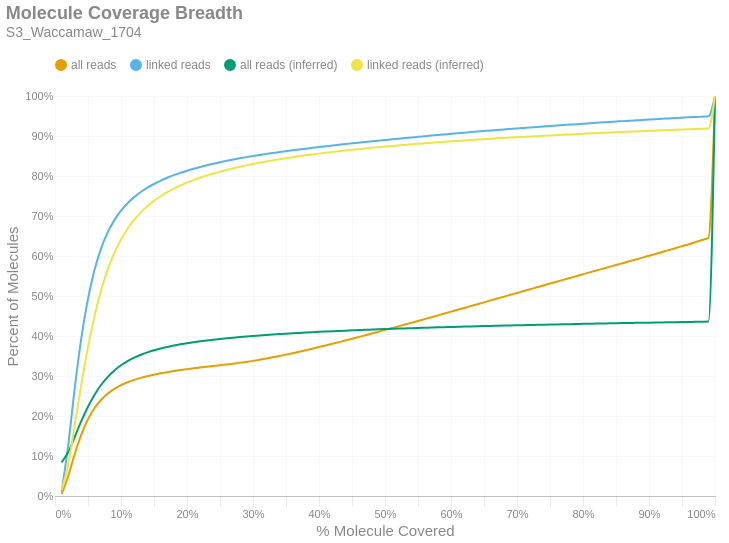

Notebook source saved alongside this figure:
### Markdown cell above
### Molecule Read Coverage
This chart shows molecule coverage breadth as computed by the number of bases aligned to that molecule. In other words, "*how much of each unique long molecule is actually sequenced/aligned?*" Keep in mind there is a distinction between sequences and alignments, since some sequences belonging to a particular molecule may not align well and wouldn't appear in the alignment data. This chart also shows molecule coverage breadth as computed by the *inferred fragment* from which the aligned sequences originate. Unlike read coverage, this calculation takes into account the total insert size, including unsequenced gaps between the forward and reverse reads. Like the previous figures, these are cumulative percents.

### Code cell
if SKIPLR:
    print_html(f"Skipped")
else:
    binned_df = consolidated_hist(valids['coverage_bp'], mask, 0.01, True)
    binned_df_inf = consolidated_hist(valids['coverage_inserts'], mask, 0.01, True)
    binned_df = binned_df.with_columns(pl.lit(binned_df_inf['all reads (cumsum)']).alias('all reads (inferred)'))
    binned_df = binned_df.with_columns(pl.lit(binned_df_inf['linked reads (cumsum)']).alias('linked reads (inferred)'))
    binned_df = binned_df.with_columns(
        (pl.col('bin').cast(pl.Float64) + 0.01).alias('right_edge')
    )

    with SafeRender(binned_df):
        (
            density_plot(binned_df, 'Molecule Coverage Breadth', samplename, 'molcov', ['all reads (inferred)','linked reads (inferred)'])
            .encode(
                #x=alt.X('bin:Q', title="% Molecule Covered").axis(format = '%').scale(padding=0),
                x=alt.X('right_edge:Q', title="% Molecule Covered").axis(format='%').scale(padding=0),
                y=alt.Y('value:Q', title='Percent of Molecules')
                    .axis(format='%')
                    .stack(False)
                    .scale(domainMin=0, padding=0),
                color=alt.Color("key:N").scale(domain = ["all reads", "linked reads", "all reads (inferred)", "linked reads (inferred)"]),
                tooltip = [
                    alt.Tooltip("key:N", title = "Data Type"),
                    alt.Tooltip("range_label:N", title="% Molecule Covered"),
                    alt.Tooltip("value:Q", format = ".2%", title="% Molecules")
                ]
            )
        ).display()

### Figure 1 — Vega-Lite specification as saved in the notebook (floating-point values rounded to 4 significant figures)
{"width": "container", "height": 400, "config": {"title": {"anchor": "start", "dy": -15, "fontSize": 18, "color": "#888888", "subtitleColor": "#888888", "subtitleFontSize": 14}, "arc": {"fill": "#0072B2"}, "axis": {"domainColor": "#888888", "domainWidth": 0.5, "gridWidth": 0.2, "grid": false, "titleFontWeight": 400, "titleFontSize": 15, "labelFontSize": 11, "labelColor": "#888888", "tickColor": "#888888", "tickWidth": 0.2, "titleColor": "#888888"}, "axisBand": {"grid": false}, "axisX": {"grid": true, "tickSize": 10, "domainCap": "round"}, "axisY": {"domain": false, "grid": true, "tickSize": 0, "domainCap": "round"}, "background": "transparent", "header": {"labelFontSize": 15, "labelColor": "#888888", "titleFontSize": 15, "titleFontWeight": 600, "titleColor": "#888888"}, "legend": {"labelFont": "sans-serif", "labelFontSize": 12, "labelColor": "#888888", "symbolSize": 100, "symbolType": "circle", "titleFontSize": 12, "titlePadding": 10, "titleColor": "#888888", "title": null, "orient": "top"}, "range": {"category": ["#E69F00", "#56B4E9", "#009E73", "#F0E442", "#0072B2", "#D55E00", "#CC79A7", "#000000"], "diverging": ["#cfe8f3", "#a2d4ec", "#73bfe2", "#46abdb", "#1696d2", "#12719e"]}, "area": {"fill": "#0072B2", "fillOpacity": 0.7, "line": true, "strokeOpacity": 0.7}, "line": {"color": "#0072B2", "stroke": "#0072B2", "strokeWidth": 2}, "trail": {"color": "#0072B2", "stroke": "#0072B2", "strokeWidth": 0, "size": 1}, "point": {"filled": true, "fillOpacity": 1.0, "size": 95}, "text": {"color": "#888888", "fontSize": 11, "align": "right", "fontWeight": 400, "size": 11}, "bar": {"fill": "#0072B2", "stroke": null}, "view": {"stroke": null, "continuousWidth": 660, "continuousHeight": 400}}, "data": {"name": "data-fb48fdbd30679f2bd3f9b91e8eadb1b0"}, "mark": {"type": "line", "interpolate": "monotone", "point": {"opacity": 0, "size": 275}}, "encoding": {"color": {"field": "key", "scale": {"domain": ["all reads", "linked reads", "all reads (inferred)", "linked reads (inferred)"]}, "type": "nominal"}, "tooltip": [{"field": "key", "title": "Data Type", "type": "nominal"}, {"field": "range_label", "title": "% Molecule Covered", "type": "nominal"}, {"field": "value", "format": ".2%", "title": "% Molecules", "type": "quantitative"}], "x": {"axis": {"format": "%"}, "field": "right_edge", "scale": {"padding": 0}, "title": "% Molecule Covered", "type": "quantitative"}, "y": {"axis": {"format": "%"}, "field": "value", "scale": {"domainMin": 0, "padding": 0}, "stack": false, "title": "Percent of Molecules", "type": "quantitative"}}, "params": [{"name": "param_c36ac31b6afebe62", "select": {"type": "point", "fields": ["key"]}, "bind": "legend"}], "title": {"text": "Molecule Coverage Breadth", "subtitle": "S3_Waccamaw_1704"}, "transform": [{"fold": ["all reads (cumsum)", "linked reads (cumsum)", "all reads (inferred)", "linked reads (inferred)"]}, {"calculate": "replace(datum.key, ' (cumsum)', '')", "as": "key"}, {"filter": {"param": "param_c36ac31b6afebe62"}}], "usermeta": {"embedOptions": {"downloadFileName": "S3_Waccamaw_1704.molcov"}}, "$schema": "https://vega.github.io/schema/vega-lite/v6.1.0.json", "datasets": {"data-fb48fdbd30679f2bd3f9b91e8eadb1b0": [{"bin": "0.0", "interval": "0.0-0.01", "all reads": 0.004623, "linked reads": 0.01096, "all reads (cumsum)": 0.004623, "linked reads (cumsum)": 0.01096, "range_label": "0.0-0.01", "all reads (inferred)": 0.08424, "linked reads (inferred)": 0.01457, "right_edge": 0.01}, {"bin": "0.01", "interval": "0.01-0.02", "all reads": 0.04517, "linked reads": 0.1155, "all reads (cumsum)": 0.04979, "linked reads (cumsum)": 0.1264, "range_label": "0.01-0.02", "all reads (inferred)": 0.1094, "linked reads (inferred)": 0.07833, "right_edge": 0.02}, {"bin": "0.02", "interval": "0.02-0.03", "all reads": 0.05588, "linked reads": 0.1443, "all reads (cumsum)": 0.1057, "linked reads (cumsum)": 0.2707, "range_label": "0.02-0.03", "all reads (inferred)": 0.148, "linked reads (inferred)": 0.1779, "right_edge": 0.03}, {"bin": "0.03", "interval": "0.03-0.04", "all reads": 0.04846, "linked reads": 0.1253, "all reads (cumsum)": 0.1541, "linked reads (cumsum)": 0.396, "range_label": "0.03-0.04", "all reads (inferred)": 0.1876, "linked reads (inferred)": 0.2804, "right_edge": 0.04}, {"bin": "0.04", "interval": "0.04-0.05", "all reads": 0.03769, "linked reads": 0.09751, "all reads (cumsum)": 0.1918, "linked reads (cumsum)": 0.4935, "range_label": "0.04-0.05", "all reads (inferred)": 0.2232, "linked reads (inferred)": 0.3725, "right_edge": 0.05}, {"bin": "0.05", "interval": "0.05-0.06", "all reads": 0.02818, "linked reads": 0.07282, "all reads (cumsum)": 0.22, "linked reads (cumsum)": 0.5663, "range_label": "0.05-0.06", "all reads (inferred)": 0.2533, "linked reads (inferred)": 0.4506, "right_edge": 0.06}, {"bin": "0.06", "interval": "0.06-0.07", "all reads": 0.02074, "linked reads": 0.05353, "all reads (cumsum)": 0.2407, "linked reads (cumsum)": 0.6198, "range_label": "0.06-0.07", "all reads (inferred)": 0.2781, "linked reads (inferred)": 0.5149, "right_edge": 0.07}, {"bin": "0.07", "interval": "0.07-0.08", "all reads": 0.01544, "linked reads": 0.0398, "all reads (cumsum)": 0.2562, "linked reads (cumsum)": 0.6596, "range_label": "0.07-0.08", "all reads (inferred)": 0.298, "linked reads (inferred)": 0.5664, "right_edge": 0.08}, {"bin": "0.08", "interval": "0.08-0.09", "all reads": 0.0117, "linked reads": 0.03009, "all reads (cumsum)": 0.2679, "linked reads (cumsum)": 0.6897, "range_label": "0.08-0.09", "all reads (inferred)": 0.3139, "linked reads (inferred)": 0.6079, "right_edge": 0.09}, {"bin": "0.09", "interval": "0.09-0.1", "all reads": 0.009133, "linked reads": 0.02344, "all reads (cumsum)": 0.277, "linked reads (cumsum)": 0.7132, "range_label": "0.09-0.1", "all reads (inferred)": 0.3268, "linked reads (inferred)": 0.6413, "right_edge": 0.1}, {"bin": "0.1", "interval": "0.1-0.11", "all reads": 0.007355, "linked reads": 0.01878, "all reads (cumsum)": 0.2844, "linked reads (cumsum)": 0.732, "range_label": "0.1-0.11", "all reads (inferred)": 0.3373, "linked reads (inferred)": 0.6683, "right_edge": 0.11}, {"bin": "0.11", "interval": "0.11-0.12", "all reads": 0.005984, "linked reads": 0.01526, "all reads (cumsum)": 0.2904, "linked reads (cumsum)": 0.7472, "range_label": "0.11-0.12", "all reads (inferred)": 0.3459, "linked reads (inferred)": 0.6905, "right_edge": 0.12}, {"bin": "0.12", "interval": "0.12-0.13", "all reads": 0.004982, "linked reads": 0.01266, "all reads (cumsum)": 0.2953, "linked reads (cumsum)": 0.7599, "range_label": "0.12-0.13", "all reads (inferred)": 0.3531, "linked reads (inferred)": 0.7091, "right_edge": 0.13}, {"bin": "0.13", "interval": "0.13-0.14", "all reads": 0.004273, "linked reads": 0.01082, "all reads (cumsum)": 0.2996, "linked reads (cumsum)": 0.7707, "range_label": "0.13-0.14", "all reads (inferred)": 0.3591, "linked reads (inferred)": 0.7246, "right_edge": 0.14}, {"bin": "0.14", "interval": "0.14-0.15", "all reads": 0.003691, "linked reads": 0.009301, "all reads (cumsum)": 0.3033, "linked reads (cumsum)": 0.78, "range_label": "0.14-0.15", "all reads (inferred)": 0.3643, "linked reads (inferred)": 0.7379, "right_edge": 0.15}, {"bin": "0.15", "interval": "0.15-0.16", "all reads": 0.003313, "linked reads": 0.008243, "all reads (cumsum)": 0.3066, "linked reads (cumsum)": 0.7882, "range_label": "0.15-0.16", "all reads (inferred)": 0.3687, "linked reads (inferred)": 0.7494, "right_edge": 0.16}, {"bin": "0.16", "interval": "0.16-0.17", "all reads": 0.002967, "linked reads": 0.007278, "all reads (cumsum)": 0.3096, "linked reads (cumsum)": 0.7955, "range_label": "0.16-0.17", "all reads (inferred)": 0.3726, "linked reads (inferred)": 0.7594, "right_edge": 0.17}, {"bin": "0.17", "interval": "0.17-0.18", "all reads": 0.002711, "linked reads": 0.006522, "all reads (cumsum)": 0.3123, "linked reads (cumsum)": 0.802, "range_label": "0.17-0.18", "all reads (inferred)": 0.3761, "linked reads (inferred)": 0.7684, "right_edge": 0.18}, {"bin": "0.18", "interval": "0.18-0.19", "all reads": 0.002478, "linked reads": 0.005856, "all reads (cumsum)": 0.3148, "linked reads (cumsum)": 0.8079, "range_label": "0.18-0.19", "all reads (inferred)": 0.3791, "linked reads (inferred)": 0.7762, "right_edge": 0.19}, {"bin": "0.19", "interval": "0.19-0.2", "all reads": 0.002338, "linked reads": 0.00543, "all reads (cumsum)": 0.3171, "linked reads (cumsum)": 0.8133, "range_label": "0.19-0.2", "all reads (inferred)": 0.3819, "linked reads (inferred)": 0.7833, "right_edge": 0.2}, {"bin": "0.2", "interval": "0.2-0.21", "all reads": 0.00215, "linked reads": 0.004858, "all reads (cumsum)": 0.3193, "linked reads (cumsum)": 0.8182, "range_label": "0.2-0.21", "all reads (inferred)": 0.3844, "linked reads (inferred)": 0.7898, "right_edge": 0.21}, {"bin": "0.21", "interval": "0.21-0.22", "all reads": 0.002038, "linked reads": 0.004492, "all reads (cumsum)": 0.3213, "linked reads (cumsum)": 0.8227, "range_label": "0.21-0.22", "all reads (inferred)": 0.3867, "linked reads (inferred)": 0.7957, "right_edge": 0.22}, {"bin": "0.22", "interval": "0.22-0.23", "all reads": 0.001961, "linked reads": 0.00421, "all reads (cumsum)": 0.3233, "linked reads (cumsum)": 0.8269, "range_label": "0.22-0.23", "all reads (inferred)": 0.3888, "linked reads (inferred)": 0.8011, "right_edge": 0.23}, {"bin": "0.23", "interval": "0.23-0.24", "all reads": 0.001898, "linked reads": 0.003903, "all reads (cumsum)": 0.3252, "linked reads (cumsum)": 0.8308, "range_label": "0.23-0.24", "all reads (inferred)": 0.3908, "linked reads (inferred)": 0.8062, "right_edge": 0.24}, {"bin": "0.24", "interval": "0.24-0.25", "all reads": 0.001868, "linked reads": 0.003713, "all reads (cumsum)": 0.327, "linked reads (cumsum)": 0.8345, "range_label": "0.24-0.25", "all reads (inferred)": 0.3926, "linked reads (inferred)": 0.8109, "right_edge": 0.25}, {"bin": "0.25", "interval": "0.25-0.26", "all reads": 0.001823, "linked reads": 0.003448, "all reads (cumsum)": 0.3288, "linked reads (cumsum)": 0.8379, "range_label": "0.25-0.26", "all reads (inferred)": 0.3943, "linked reads (inferred)": 0.8151, "right_edge": 0.26}, {"bin": "0.26", "interval": "0.26-0.27", "all reads": 0.001914, "linked reads": 0.003259, "all reads (cumsum)": 0.3308, "linked reads (cumsum)": 0.8412, "range_label": "0.26-0.27", "all reads (inferred)": 0.3959, "linked reads (inferred)": 0.8192, "right_edge": 0.27}, {"bin": "0.27", "interval": "0.27-0.28", "all reads": 0.002092, "linked reads": 0.003065, "all reads (cumsum)": 0.3329, "linked reads (cumsum)": 0.8443, "range_label": "0.27-0.28", "all reads (inferred)": 0.3974, "linked reads (inferred)": 0.823, "right_edge": 0.28}, {"bin": "0.28", "interval": "0.28-0.29", "all reads": 0.002344, "linked reads": 0.002946, "all reads (cumsum)": 0.3352, "linked reads (cumsum)": 0.8472, "range_label": "0.28-0.29", "all reads (inferred)": 0.3988, "linked reads (inferred)": 0.8265, "right_edge": 0.29}, {"bin": "0.29", "interval": "0.29-0.3", "all reads": 0.002585, "linked reads": 0.002792, "all reads (cumsum)": 0.3378, "linked reads (cumsum)": 0.85, "range_label": "0.29-0.3", "all reads (inferred)": 0.4001, "linked reads (inferred)": 0.8299, "right_edge": 0.3}, {"bin": "0.3", "interval": "0.3-0.31", "all reads": 0.002755, "linked reads": 0.002598, "all reads (cumsum)": 0.3405, "linked reads (cumsum)": 0.8526, "range_label": "0.3-0.31", "all reads (inferred)": 0.4013, "linked reads (inferred)": 0.8331, "right_edge": 0.31}, {"bin": "0.31", "interval": "0.31-0.32", "all reads": 0.002973, "linked reads": 0.002497, "all reads (cumsum)": 0.3435, "linked reads (cumsum)": 0.8551, "range_label": "0.31-0.32", "all reads (inferred)": 0.4025, "linked reads (inferred)": 0.8362, "right_edge": 0.32}, {"bin": "0.32", "interval": "0.32-0.33", "all reads": 0.003189, "linked reads": 0.002445, "all reads (cumsum)": 0.3467, "linked reads (cumsum)": 0.8575, "range_label": "0.32-0.33", "all reads (inferred)": 0.4037, "linked reads (inferred)": 0.8391, "right_edge": 0.33}, {"bin": "0.33", "interval": "0.33-0.34", "all reads": 0.003299, "linked reads": 0.002298, "all reads (cumsum)": 0.35, "linked reads (cumsum)": 0.8598, "range_label": "0.33-0.34", "all reads (inferred)": 0.4047, "linked reads (inferred)": 0.8418, "right_edge": 0.34}, {"bin": "0.34", "interval": "0.34-0.35", "all reads": 0.003451, "linked reads": 0.002238, "all reads (cumsum)": 0.3535, "linked reads (cumsum)": 0.8621, "range_label": "0.34-0.35", "all reads (inferred)": 0.4058, "linked reads (inferred)": 0.8444, "right_edge": 0.35}, {"bin": "0.35", "interval": "0.35-0.36", "all reads": 0.003569, "linked reads": 0.002172, "all reads (cumsum)": 0.357, "linked reads (cumsum)": 0.8643, "range_label": "0.35-0.36", "all reads (inferred)": 0.4068, "linked reads (inferred)": 0.8469, "right_edge": 0.36}, {"bin": "0.36", "interval": "0.36-0.37", "all reads": 0.003662, "linked reads": 0.002106, "all reads (cumsum)": 0.3607, "linked reads (cumsum)": 0.8664, "range_label": "0.36-0.37", "all reads (inferred)": 0.4077, "linked reads (inferred)": 0.8493, "right_edge": 0.37}, {"bin": "0.37", "interval": "0.37-0.38", "all reads": 0.003762, "linked reads": 0.002054, "all reads (cumsum)": 0.3644, "linked reads (cumsum)": 0.8684, "range_label": "0.37-0.38", "all reads (inferred)": 0.4086, "linked reads (inferred)": 0.8516, "right_edge": 0.38}, {"bin": "0.38", "interval": "0.38-0.39", "all reads": 0.003898, "linked reads": 0.001963, "all reads (cumsum)": 0.3683, "linked reads (cumsum)": 0.8704, "range_label": "0.38-0.39", "all reads (inferred)": 0.4095, "linked reads (inferred)": 0.8538, "right_edge": 0.39}, {"bin": "0.39", "interval": "0.39-0.4", "all reads": 0.004027, "linked reads": 0.001994, "all reads (cumsum)": 0.3724, "linked reads (cumsum)": 0.8724, "range_label": "0.39-0.4", "all reads (inferred)": 0.4103, "linked reads (inferred)": 0.8559, "right_edge": 0.4}, {"bin": "0.4", "interval": "0.4-0.41", "all reads": 0.003943, "linked reads": 0.001899, "all reads (cumsum)": 0.3763, "linked reads (cumsum)": 0.8743, "range_label": "0.4-0.41", "all reads (inferred)": 0.4111, "linked reads (inferred)": 0.858, "right_edge": 0.41}, {"bin": "0.41", "interval": "0.41-0.42", "all reads": 0.004094, "linked reads": 0.001874, "all reads (cumsum)": 0.3804, "linked reads (cumsum)": 0.8761, "range_label": "0.41-0.42", "all reads (inferred)": 0.4119, "linked reads (inferred)": 0.8599, "right_edge": 0.42}, {"bin": "0.42", "interval": "0.42-0.43", "all reads": 0.004205, "linked reads": 0.001886, "all reads (cumsum)": 0.3846, "linked reads (cumsum)": 0.878, "range_label": "0.42-0.43", "all reads (inferred)": 0.4127, "linked reads (inferred)": 0.8619, "right_edge": 0.43}, {"bin": "0.43", "interval": "0.43-0.44", "all reads": 0.004206, "linked reads": 0.001832, "all reads (cumsum)": 0.3888, "linked reads (cumsum)": 0.8799, "range_label": "0.43-0.44", "all reads (inferred)": 0.4134, "linked reads (inferred)": 0.8637, "right_edge": 0.44}, {"bin": "0.44", "interval": "0.44-0.45", "all reads": 0.00427, "linked reads": 0.001721, "all reads (cumsum)": 0.3931, "linked reads (cumsum)": 0.8816, "range_label": "0.44-0.45", "all reads (inferred)": 0.4141, "linked reads (inferred)": 0.8655, "right_edge": 0.45}, {"bin": "0.45", "interval": "0.45-0.46", "all reads": 0.004362, "linked reads": 0.001738, "all reads (cumsum)": 0.3974, "linked reads (cumsum)": 0.8833, "range_label": "0.45-0.46", "all reads (inferred)": 0.4148, "linked reads (inferred)": 0.8672, "right_edge": 0.46}, {"bin": "0.46", "interval": "0.46-0.47", "all reads": 0.004334, "linked reads": 0.001721, "all reads (cumsum)": 0.4018, "linked reads (cumsum)": 0.885, "range_label": "0.46-0.47", "all reads (inferred)": 0.4154, "linked reads (inferred)": 0.8689, "right_edge": 0.47}, {"bin": "0.47", "interval": "0.47-0.48", "all reads": 0.00446, "linked reads": 0.001728, "all reads (cumsum)": 0.4062, "linked reads (cumsum)": 0.8868, "range_label": "0.47-0.48", "all reads (inferred)": 0.4161, "linked reads (inferred)": 0.8704, "right_edge": 0.48}, {"bin": "0.48", "interval": "0.48-0.49", "all reads": 0.00428, "linked reads": 0.001647, "all reads (cumsum)": 0.4105, "linked reads (cumsum)": 0.8884, "range_label": "0.48-0.49", "all reads (inferred)": 0.4167, "linked reads (inferred)": 0.872, "right_edge": 0.49}, {"bin": "0.49", "interval": "0.49-0.5", "all reads": 0.004744, "linked reads": 0.00168, "all reads (cumsum)": 0.4153, "linked reads (cumsum)": 0.8901, "range_label": "0.49-0.5", "all reads (inferred)": 0.4173, "linked reads (inferred)": 0.8735, "right_edge": 0.5}, {"bin": "0.5", "interval": "0.5-0.51", "all reads": 0.004107, "linked reads": 0.001522, "all reads (cumsum)": 0.4194, "linked reads (cumsum)": 0.8916, "range_label": "0.5-0.51", "all reads (inferred)": 0.4179, "linked reads (inferred)": 0.875, "right_edge": 0.51}, {"bin": "0.51", "interval": "0.51-0.52", "all reads": 0.00466, "linked reads": 0.001644, "all reads (cumsum)": 0.424, "linked reads (cumsum)": 0.8933, "range_label": "0.51-0.52", "all reads (inferred)": 0.4185, "linked reads (inferred)": 0.8764, "right_edge": 0.52}, {"bin": "0.52", "interval": "0.52-0.53", "all reads": 0.004493, "linked reads": 0.001573, "all reads (cumsum)": 0.4285, "linked reads (cumsum)": 0.8948, "range_label": "0.52-0.53", "all reads (inferred)": 0.419, "linked reads (inferred)": 0.8778, "right_edge": 0.53}, {"bin": "0.53", "interval": "0.53-0.54", "all reads": 0.00457, "linked reads": 0.001537, "all reads (cumsum)": 0.4331, "linked reads (cumsum)": 0.8964, "range_label": "0.53-0.54", "all reads (inferred)": 0.4196, "linked reads (inferred)": 0.8792, "right_edge": 0.54}, {"bin": "0.54", "interval": "0.54-0.55", "all reads": 0.004511, "linked reads": 0.001567, "all reads (cumsum)": 0.4376, "linked reads (cumsum)": 0.8979, "range_label": "0.54-0.55", "all reads (inferred)": 0.4201, "linked reads (inferred)": 0.8805, "right_edge": 0.55}, {"bin": "0.55", "interval": "0.55-0.56", "all reads": 0.004642, "linked reads": 0.001528, "all reads (cumsum)": 0.4423, "linked reads (cumsum)": 0.8995, "range_label": "0.55-0.56", "all reads (inferred)": 0.4206, "linked reads (inferred)": 0.8818, "right_edge": 0.56}, {"bin": "0.56", "interval": "0.56-0.57", "all reads": 0.004645, "linked reads": 0.001538, "all reads (cumsum)": 0.4469, "linked reads (cumsum)": 0.901, "range_label": "0.56-0.57", "all reads (inferred)": 0.4211, "linked reads (inferred)": 0.883, "right_edge": 0.57}, {"bin": "0.57", "interval": "0.57-0.58", "all reads": 0.004636, "linked reads": 0.001503, "all reads (cumsum)": 0.4515, "linked reads (cumsum)": 0.9025, "range_label": "0.57-0.58", "all reads (inferred)": 0.4216, "linked reads (inferred)": 0.8842, "right_edge": 0.58}, {"bin": "0.58", "interval": "0.58-0.59", "all reads": 0.004662, "linked reads": 0.00146, "all reads (cumsum)": 0.4562, "linked reads (cumsum)": 0.904, "range_label": "0.58-0.59", "all reads (inferred)": 0.4221, "linked reads (inferred)": 0.8854, "right_edge": 0.59}, {"bin": "0.59", "interval": "0.59-0.6", "all reads": 0.004702, "linked reads": 0.001465, "all reads (cumsum)": 0.4609, "linked reads (cumsum)": 0.9054, "range_label": "0.59-0.6", "all reads (inferred)": 0.4225, "linked reads (inferred)": 0.8866, "right_edge": 0.6}, {"bin": "0.6", "interval": "0.6-0.61", "all reads": 0.00454, "linked reads": 0.001421, "all reads (cumsum)": 0.4654, "linked reads (cumsum)": 0.9069, "range_label": "0.6-0.61", "all reads (inferred)": 0.423, "linked reads (inferred)": 0.8877, "right_edge": 0.61}, {"bin": "0.61", "interval": "0.61-0.62", "all reads": 0.004724, "linked reads": 0.001436, "all reads (cumsum)": 0.4702, "linked reads (cumsum)": 0.9083, "range_label": "0.61-0.62", "all reads (inferred)": 0.4235, "linked reads (inferred)": 0.8889, "right_edge": 0.62}, {"bin": "0.62", "interval": "0.62-0.63", "all reads": 0.004658, "linked reads": 0.001411, "all reads (cumsum)": 0.4748, "linked reads (cumsum)": 0.9097, "range_label": "0.62-0.63", "all reads (inferred)": 0.4239, "linked reads (inferred)": 0.89, "right_edge": 0.63}, {"bin": "0.63", "interval": "0.63-0.64", "all reads": 0.00469, "linked reads": 0.001371, "all reads (cumsum)": 0.4795, "linked reads (cumsum)": 0.9111, "range_label": "0.63-0.64", "all reads (inferred)": 0.4244, "linked reads (inferred)": 0.8911, "right_edge": 0.64}, {"bin": "0.64", "interval": "0.64-0.65", "all reads": 0.00464, "linked reads": 0.001347, "all reads (cumsum)": 0.4841, "linked reads (cumsum)": 0.9124, "range_label": "0.64-0.65", "all reads (inferred)": 0.4248, "linked reads (inferred)": 0.8921, "right_edge": 0.65}, {"bin": "0.65", "interval": "0.65-0.66", "all reads": 0.004848, "linked reads": 0.001367, "all reads (cumsum)": 0.489, "linked reads (cumsum)": 0.9138, "range_label": "0.65-0.66", "all reads (inferred)": 0.4252, "linked reads (inferred)": 0.8931, "right_edge": 0.66}, {"bin": "0.66", "interval": "0.66-0.67", "all reads": 0.004628, "linked reads": 0.001301, "all reads (cumsum)": 0.4936, "linked reads (cumsum)": 0.9151, "range_label": "0.66-0.67", "all reads (inferred)": 0.4256, "linked reads (inferred)": 0.8941, "right_edge": 0.67}, {"bin": "0.67", "interval": "0.67-0.68", "all reads": 0.004694, "linked reads": 0.001329, "all reads (cumsum)": 0.4983, "linked reads (cumsum)": 0.9164, "range_label": "0.67-0.68", "all reads (inferred)": 0.426, "linked reads (inferred)": 0.8951, "right_edge": 0.68}, {"bin": "0.68", "interval": "0.68-0.69", "all reads": 0.004616, "linked reads": 0.001284, "all reads (cumsum)": 0.5029, "linked reads (cumsum)": 0.9177, "range_label": "0.68-0.69", "all reads (inferred)": 0.4264, "linked reads (inferred)": 0.8961, "right_edge": 0.69}, {"bin": "0.69", "interval": "0.69-0.7", "all reads": 0.004763, "linked reads": 0.00128, "all reads (cumsum)": 0.5077, "linked reads (cumsum)": 0.919, "range_label": "0.69-0.7", "all reads (inferred)": 0.4268, "linked reads (inferred)": 0.897, "right_edge": 0.7}, {"bin": "0.7", "interval": "0.7-0.71", "all reads": 0.004599, "linked reads": 0.001244, "all reads (cumsum)": 0.5123, "linked reads (cumsum)": 0.9202, "range_label": "0.7-0.71", "all reads (inferred)": 0.4271, "linked reads (inferred)": 0.8979, "right_edge": 0.71}, {"bin": "0.71", "interval": "0.71-0.72", "all reads": 0.004658, "linked reads": 0.001247, "all reads (cumsum)": 0.517, "linked reads (cumsum)": 0.9215, "range_label": "0.71-0.72", "all reads (inferred)": 0.4275, "linked reads (inferred)": 0.8988, "right_edge": 0.72}, {"bin": "0.72", "interval": "0.72-0.73", "all reads": 0.004735, "linked reads": 0.001226, "all reads (cumsum)": 0.5217, "linked reads (cumsum)": 0.9227, "range_label": "0.72-0.73", "all reads (inferred)": 0.4279, "linked reads (inferred)": 0.8997, "right_edge": 0.73}, {"bin": "0.73", "interval": "0.73-0.74", "all reads": 0.004613, "linked reads": 0.001218, "all reads (cumsum)": 0.5263, "linked reads (cumsum)": 0.9239, "range_label": "0.73-0.74", "all reads (inferred)": 0.4283, "linked reads (inferred)": 0.9006, "right_edge": 0.74}, {"bin": "0.74", "interval": "0.74-0.75", "all reads": 0.004854, "linked reads": 0.001233, "all reads (cumsum)": 0.5312, "linked reads (cumsum)": 0.9251, "range_label": "0.74-0.75", "all reads (inferred)": 0.4286, "linked reads (inferred)": 0.9015, "right_edge": 0.75}, {"bin": "0.75", "interval": "0.75-0.76", "all reads": 0.004577, "linked reads": 0.001123, "all reads (cumsum)": 0.5357, "linked reads (cumsum)": 0.9263, "range_label": "0.75-0.76", "all reads (inferred)": 0.429, "linked reads (inferred)": 0.9023, "right_edge": 0.76}, {"bin": "0.76", "interval": "0.76-0.77", "all reads": 0.00465, "linked reads": 0.001139, "all reads (cumsum)": 0.5404, "linked reads (cumsum)": 0.9274, "range_label": "0.76-0.77", "all reads (inferred)": 0.4293, "linked reads (inferred)": 0.9031, "right_edge": 0.77}, {"bin": "0.77", "interval": "0.77-0.78", "all reads": 0.004617, "linked reads": 0.001141, "all reads (cumsum)": 0.545, "linked reads (cumsum)": 0.9286, "range_label": "0.77-0.78", "all reads (inferred)": 0.4297, "linked reads (inferred)": 0.904, "right_edge": 0.78}, {"bin": "0.78", "interval": "0.78-0.79", "all reads": 0.004628, "linked reads": 0.001129, "all reads (cumsum)": 0.5496, "linked reads (cumsum)": 0.9297, "range_label": "0.78-0.79", "all reads (inferred)": 0.43, "linked reads (inferred)": 0.9048, "right_edge": 0.79}, {"bin": "0.79", "interval": "0.79-0.8", "all reads": 0.004861, "linked reads": 0.001187, "all reads (cumsum)": 0.5545, "linked reads (cumsum)": 0.9309, "range_label": "0.79-0.8", "all reads (inferred)": 0.4303, "linked reads (inferred)": 0.9056, "right_edge": 0.8}, {"bin": "0.8", "interval": "0.8-0.81", "all reads": 0.004487, "linked reads": 0.001066, "all reads (cumsum)": 0.559, "linked reads (cumsum)": 0.9319, "range_label": "0.8-0.81", "all reads (inferred)": 0.4307, "linked reads (inferred)": 0.9063, "right_edge": 0.81}, {"bin": "0.81", "interval": "0.81-0.82", "all reads": 0.004579, "linked reads": 0.001093, "all reads (cumsum)": 0.5636, "linked reads (cumsum)": 0.933, "range_label": "0.81-0.82", "all reads (inferred)": 0.431, "linked reads (inferred)": 0.9071, "right_edge": 0.82}, {"bin": "0.82", "interval": "0.82-0.83", "all reads": 0.004659, "linked reads": 0.001061, "all reads (cumsum)": 0.5682, "linked reads (cumsum)": 0.9341, "range_label": "0.82-0.83", "all reads (inferred)": 0.4313, "linked reads (inferred)": 0.9079, "right_edge": 0.83}, {"bin": "0.83", "interval": "0.83-0.84", "all reads": 0.004651, "linked reads": 0.001055, "all reads (cumsum)": 0.5729, "linked reads (cumsum)": 0.9351, "range_label": "0.83-0.84", "all reads (inferred)": 0.4316, "linked reads (inferred)": 0.9086, "right_edge": 0.84}, {"bin": "0.84", "interval": "0.84-0.85", "all reads": 0.004574, "linked reads": 0.001009, "all reads (cumsum)": 0.5774, "linked reads (cumsum)": 0.9362, "range_label": "0.84-0.85", "all reads (inferred)": 0.4319, "linked reads (inferred)": 0.9094, "right_edge": 0.85}, {"bin": "0.85", "interval": "0.85-0.86", "all reads": 0.00462, "linked reads": 0.001036, "all reads (cumsum)": 0.5821, "linked reads (cumsum)": 0.9372, "range_label": "0.85-0.86", "all reads (inferred)": 0.4322, "linked reads (inferred)": 0.9101, "right_edge": 0.86}, {"bin": "0.86", "interval": "0.86-0.87", "all reads": 0.004604, "linked reads": 0.0009853, "all reads (cumsum)": 0.5867, "linked reads (cumsum)": 0.9382, "range_label": "0.86-0.87", "all reads (inferred)": 0.4325, "linked reads (inferred)": 0.9108, "right_edge": 0.87}, {"bin": "0.87", "interval": "0.87-0.88", "all reads": 0.004689, "linked reads": 0.001006, "all reads (cumsum)": 0.5914, "linked reads (cumsum)": 0.9392, "range_label": "0.87-0.88", "all reads (inferred)": 0.4328, "linked reads (inferred)": 0.9115, "right_edge": 0.88}, {"bin": "0.88", "interval": "0.88-0.89", "all reads": 0.004611, "linked reads": 0.001008, "all reads (cumsum)": 0.596, "linked reads (cumsum)": 0.9402, "range_label": "0.88-0.89", "all reads (inferred)": 0.4331, "linked reads (inferred)": 0.9122, "right_edge": 0.89}, {"bin": "0.89", "interval": "0.89-0.9", "all reads": 0.004724, "linked reads": 0.0009694, "all reads (cumsum)": 0.6007, "linked reads (cumsum)": 0.9412, "range_label": "0.89-0.9", "all reads (inferred)": 0.4334, "linked reads (inferred)": 0.9129, "right_edge": 0.9}, {"bin": "0.9", "interval": "0.9-0.91", "all reads": 0.004465, "linked reads": 0.0009391, "all reads (cumsum)": 0.6051, "linked reads (cumsum)": 0.9421, "range_label": "0.9-0.91", "all reads (inferred)": 0.4337, "linked reads (inferred)": 0.9135, "right_edge": 0.91}, {"bin": "0.91", "interval": "0.91-0.92", "all reads": 0.00503, "linked reads": 0.0009345, "all reads (cumsum)": 0.6102, "linked reads (cumsum)": 0.943, "range_label": "0.91-0.92", "all reads (inferred)": 0.434, "linked reads (inferred)": 0.9142, "right_edge": 0.92}, {"bin": "0.92", "interval": "0.92-0.93", "all reads": 0.004446, "linked reads": 0.000896, "all reads (cumsum)": 0.6146, "linked reads (cumsum)": 0.9439, "range_label": "0.92-0.93", "all reads (inferred)": 0.4343, "linked reads (inferred)": 0.9148, "right_edge": 0.93}, {"bin": "0.93", "interval": "0.93-0.94", "all reads": 0.00486, "linked reads": 0.0009165, "all reads (cumsum)": 0.6195, "linked reads (cumsum)": 0.9448, "range_label": "0.93-0.94", "all reads (inferred)": 0.4345, "linked reads (inferred)": 0.9154, "right_edge": 0.94}, {"bin": "0.94", "interval": "0.94-0.95", "all reads": 0.005205, "linked reads": 0.0008947, "all reads (cumsum)": 0.6247, "linked reads (cumsum)": 0.9457, "range_label": "0.94-0.95", "all reads (inferred)": 0.4348, "linked reads (inferred)": 0.9161, "right_edge": 0.95}, {"bin": "0.95", "interval": "0.95-0.96", "all reads": 0.004433, "linked reads": 0.0008854, "all reads (cumsum)": 0.6291, "linked reads (cumsum)": 0.9466, "range_label": "0.95-0.96", "all reads (inferred)": 0.4351, "linked reads (inferred)": 0.9167, "right_edge": 0.96}, {"bin": "0.96", "interval": "0.96-0.97", "all reads": 0.005224, "linked reads": 0.000825, "all reads (cumsum)": 0.6343, "linked reads (cumsum)": 0.9474, "range_label": "0.96-0.97", "all reads (inferred)": 0.4355, "linked reads (inferred)": 0.9174, "right_edge": 0.97}, {"bin": "0.97", "interval": "0.97-0.98", "all reads": 0.005557, "linked reads": 0.0008197, "all reads (cumsum)": 0.6399, "linked reads (cumsum)": 0.9483, "range_label": "0.97-0.98", "all reads (inferred)": 0.4358, "linked reads (inferred)": 0.9181, "right_edge": 0.98}, {"bin": "0.98", "interval": "0.98-0.99", "all reads": 0.005395, "linked reads": 0.0008365, "all reads (cumsum)": 0.6453, "linked reads (cumsum)": 0.9491, "range_label": "0.98-0.99", "all reads (inferred)": 0.4361, "linked reads (inferred)": 0.9187, "right_edge": 0.99}, {"bin": "0.99", "interval": "0.99-1.0", "all reads": 0.3547, "linked reads": 0.0509, "all reads (cumsum)": 1.0, "linked reads (cumsum)": 1.0, "range_label": "0.99-1.0", "all reads (inferred)": 1.0, "linked reads (inferred)": 1.0, "right_edge": 1.0}]}}
